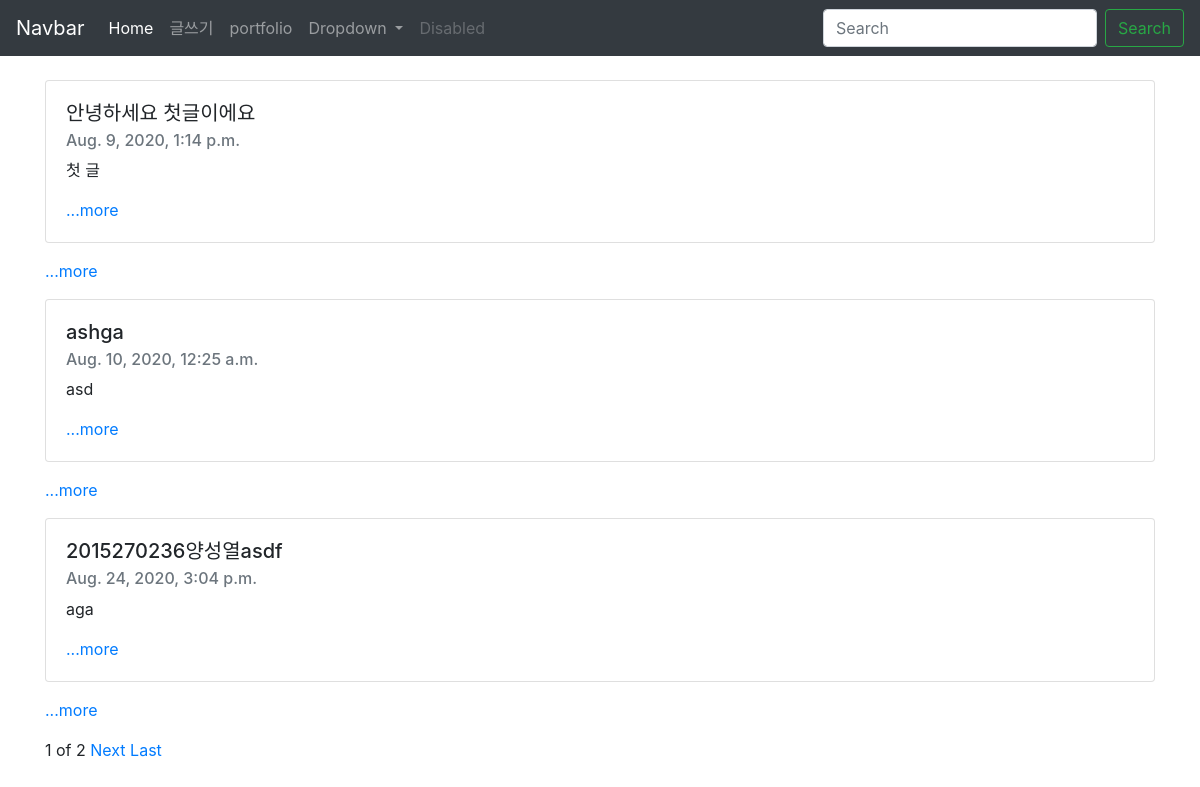
The page / on the database its author committed.
### blogapp/models.py (models this page shows, shortened)
class Blog(models.Model):
    title=models.CharField(max_length=200)
    pub_date=models.DateTimeField('date published')
    body=models.TextField()
    def summary(self):
        return self.body[:3]

### blogapp/views.py (the view)
# urls.py: path('',blogapp.views.home,name="home"),
def home(request):
    blogs=Blog.objects
    blog_list=Blog.objects.all()
    paginator=Paginator(blog_list,3)
    page= request.GET.get('page')
    posts=paginator.get_page(page)
    return render(request,'home.html', {'blogs':blogs,'posts':posts} )

### blogapp/templates/home.html (shortened to what this page needs)
{% extends 'base.html'%}
{% block contents%}
<body>
<br>
{%for blog in posts %}
      <div class="container">
        <div class="card" >
          <div class="card-body">
            <h5 class="card-title">{{blog.title}}</h5>
            <h6 class="card-subtitle mb-2 text-muted">{{blog.pub_date}}</h6>
            <p class="card-text">{{blog.summary}}</p>
            <a href="{% url 'detail' blog.id%}" class="card-link">...more</a>
          </div>
        </div>
      <p> <a href=>...more</a> </p>
    </div>
{%endfor%}
<div class="container">
  <span>{{posts.number}}</span>
  <span>of</span>
  <span>{{posts.paginator.num_pages}}</span>
  {%if posts.has_next%}
  <a href="?page={{posts.next_page_number}}">Next</a>
  <a href="?page={{posts.paginator.num_pages}}">Last</a>
  {%endif%}
</div>
{%endblock%}

### blogproject/templates/base.html (shortened to what this page needs)
<head>
    <link rel="stylesheet" href="https://stackpath.bootstrapcdn.com/bootstrap/4.5.2/css/bootstrap.min.css">
    </head>
    <body>
        <nav class="navbar navbar-expand-lg navbar-dark bg-dark">
            <a class="navbar-brand" href="#">Navbar</a>
            <div class="collapse navbar-collapse" id="navbarSupportedContent">
              <ul class="navbar-nav mr-auto">
                <li class="nav-item active">
                  <a class="nav-link" href="{% url 'home' %}">Home <span class="sr-only">(current)</span></a>
                </li>
                <li class="nav-item">
                  <a class="nav-link" href="{% url 'new' %}">글쓰기</a>
                </li>
                <li class="nav-item">
                  <a class="nav-link" href="{% url 'portfolio' %}">portfolio</a>
                </li>
                <li class="nav-item dropdown">
                  <a class="nav-link dropdown-toggle" href="#" id="navbarDropdown" role="button" data-toggle="dropdown" aria-haspopup="true" aria-expanded="false">
                    Dropdown
                  </a>
                </li>
                <li class="nav-item">
                  <a class="nav-link disabled" href="#" tabindex="-1" aria-disabled="true">Disabled</a>
                </li>
              </ul>
              <form class="form-inline my-2 my-lg-0">
                <input class="form-control mr-sm-2" type="search" placeholder="Search" aria-label="Search">
                <button class="btn btn-outline-success my-2 my-sm-0" type="submit">Search</button>
              </form>
            </div>
          </nav>
    {% block contents %}
    {% endblock %}
    </body>

### rows shown on the page
Blog: title "안녕하세요 첫글이에요", pub_date "Aug. 9, 2020, 1:14 p.m.", summary "첫 글"
Blog: title "ashga", pub_date "Aug. 10, 2020, 12:25 a.m.", summary "asd"
Blog: title "2015270236양성열asdf", pub_date "Aug. 24, 2020, 3:04 p.m.", summary "aga"

### other values the page prints
{{ posts.number }} "1"
{{ posts.paginator.num_pages }} "2"
